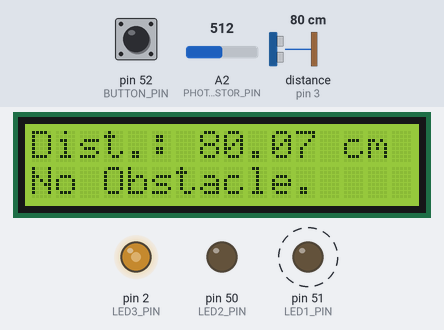
A sketch run on a simulated Arduino Mega 2560, built with avr-gcc and run on an emulated ATmega2560. Parts: 16×2 character LCD, output pins drawn as LEDs (lit = HIGH). Wiring (inferred from the names in the program): ultrasonic range finder: trigger pin 4; echo pin 3. Dashed ring = blinking. The test bench sets the inputs (shaded band); at power-on: distance to the obstacle (sensor on pin 3) 80 cm, A2 (PHOTORESISTOR_PIN) = 512, pin 52 (BUTTON_PIN) LOW. Pins used as bus, display or sensor lines are not drawn.

Above: at 2.59 s.
3.3 s: distance to the obstacle (sensor on pin 3) set to 12 cm
At 4.0 s:
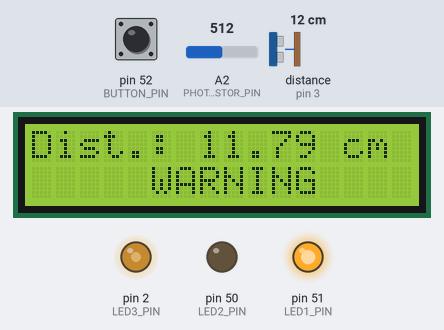
5.1 s: distance to the obstacle (sensor on pin 3) set to 9 cm
At 6.03 s:
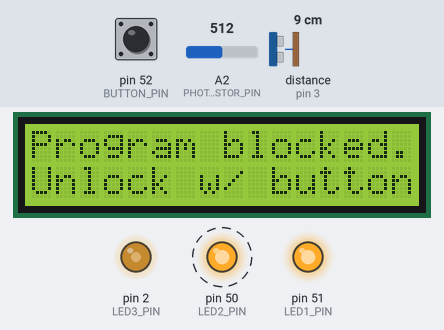
8.1 s: A2 (PHOTORESISTOR_PIN) set to 390
At 9.03 s:
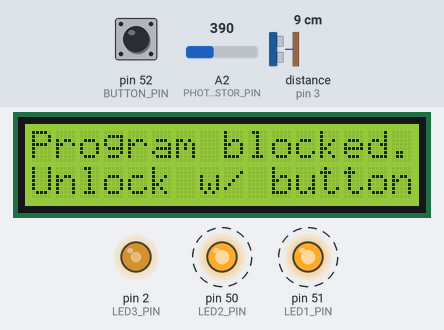
10.7 s: pin 52 (BUTTON_PIN) pulled HIGH for 1 s
12.3 s: A2 (PHOTORESISTOR_PIN) set to 511
At 12.54 s:
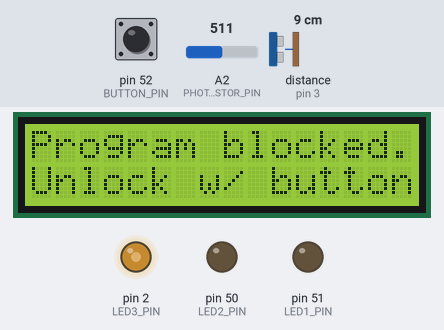
15.3 s: pin 52 (BUTTON_PIN) pulled HIGH for 0.15 s
Timing chart, 0 to 17.0 s (numbered marks = the images above; inputs shaded):
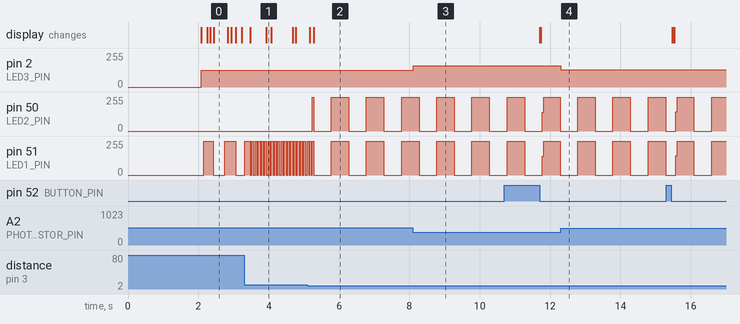

Measured:
- the behaviour switches between 11 and 10 cm on distance to the obstacle (sensor on pin 3) (found by bisection; images 1 and 2)
- after the input at 3.3 s, the display: first changes after 0.18 s (image 1 shows a later state)
- after the input at 5.1 s, pin 50 (LED2_PIN): alternates 255/255 for 0.50 s and 0/255 for 0.50 s, starting after 0.68 s
- after the input at 8.1 s, pin 2 (LED3_PIN): 127/255 → 158/255 at once
- after the input at 12.3 s, pin 2 (LED3_PIN): 158/255 → 128/255 at once
- by itself, pin 51 (LED1_PIN): alternates 255/255 for 0.50 s and 0/255 for 0.50 s
- what the display in image 0 shows lasts 0.4 s, from 2.4 s to 2.8 s

The sketch:

01.1.InteractiveObstacleDetectionSystem.ino
```cpp
// FinalProject - Interactive obstacle detection system.
//01. Print measured distance on lcd. OK
//02. Blink an LCD according to proximity. OK
//03. Print a warning for objects closer to 50 cm. OK
//04. Block the app for objects closer than 10 cm (press the push button to unlock) and toogle aditional LED.
//    LEDS still Blink on the block state. Also luminosity works OK
//05. Get luminosity with photoresistor and light a led according to luminosity measured. OK
//06. Also, unlock application (see 04) with OK button on remote IR controller. OK
//07. Changue units of measure with remote controller. OK
//08. Save units settings on the EEPROM.
//09. With an IR controller command, print luminosity on screen. OK
//10. With an IR controller command, go to a reset screen and restore to default settings.
#include <LiquidCrystal.h>
#include <IRremote.h>
#include <EEPROM.h>

#define LED1_PIN 51
#define LED2_PIN 50
#define LED3_PIN 2
#define DISTANCE_TRESHOLD 10.0
#define BUTTON_PIN 52
#define USECCHO_PIN 3
#define USTRIGGER_PIN 4
#define PHOTORESISTOR_PIN A2
#define REMOTE_PIN 5

#define LCD_RS A0
#define LCD_E  A1
#define LCD_D4 24
#define LCD_D5 26
#define LCD_D6 28
#define LCD_D7 30

#define REMOTE_OK   28
#define REMOTE_0    25
#define REMOTE_1    69
#define REMOTE_2    70
#define REMOTE_UP   24
#define REMOTE_DOWN 82
#define REMOTE_9    9

#define UNITS_CM 0
#define UNITS_IN 1
#define CM_TO_IN 0.3937
#define EEPROM_ADRESS 51

//LCD display
LiquidCrystal lcd(LCD_RS,LCD_E,LCD_D4,
                  LCD_D5,LCD_D6,LCD_D7);

//Ultrasonic sensor
unsigned long triggerStart = millis();
unsigned long triggerDelay = 100;
volatile unsigned long ecchoStart;
volatile unsigned long ecchoEnd;
volatile bool UsMeasureReady = false;
double previousDistance = 400;

//LEDS
unsigned long ledTimerStart = millis();
unsigned long ledTimerDelay = 500;
bool Led1State = false;

//Push button
unsigned long debounceTimerStart = millis();
int debounceDelay = 50;
int buttonState = LOW;

//Photorresistor
unsigned long luminositySampleStart = millis();
int luminositySampleDelay = 100;

int programState = 0; // 0 default, print distance
                      // 1 Program blocked
                      // 2 Show Luminosity
                      // 3 Restore settings

bool programBlocked = false;
bool reset = false;
int units = UNITS_CM;

void triggerSonicSensor(){
  digitalWrite(USTRIGGER_PIN,LOW);
  delayMicroseconds(2);
  digitalWrite(USTRIGGER_PIN,HIGH);
  delayMicroseconds(10);
  digitalWrite(USTRIGGER_PIN,LOW);
}

void getUltrasonicDelayInterrupt(){
  if(digitalRead(USECCHO_PIN) == HIGH){
    ecchoStart = micros();
  }
  else{
    ecchoEnd = micros();
    UsMeasureReady = true;
  }
}

double calculateUltrasonicDistance(){
  double ecchoDelay = ecchoEnd - ecchoStart;
  double distance = ecchoDelay / 58.0;
  if(distance > 400)
    return previousDistance;
  else
    distance = 0.5 * distance + previousDistance * 0.5;
  previousDistance = distance;
  return distance;
}

void setLedBlinkDelay(double distance){
 if (programState != 1){
  ledTimerDelay = distance * 4;
 }
 else
  ledTimerDelay = 500;
}

void blinkLeds(){
  if (Led1State)
    Led1State = false;
  else
    Led1State = true;
  digitalWrite(LED1_PIN,Led1State);
  if(programState == 1)
    digitalWrite(LED2_PIN,Led1State);
  else
    digitalWrite(LED2_PIN,LOW);
}

void getLuminosity(){
  int lightData = analogRead(PHOTORESISTOR_PIN);
  int luminosity = 255 - lightData / 4;
  analogWrite(LED3_PIN,luminosity);
}

void printUsDistance(double distance){
  lcd.setCursor(0,1);
  if(distance < 50)
    lcd.print("     WARNING    ");
  else
    lcd.print("No Obstacle.    ");

  lcd.setCursor(0,0);
  lcd.print("Dist.: ");
  if (units == UNITS_CM){
    lcd.print(distance);
    lcd.print(" cm        ");
  }
  else
    lcd.print(distance * CM_TO_IN);
    lcd.print(" in         ");
}

void blockProgram(){
  programBlocked = true;
  lcd.setCursor(0,0);
  lcd.print("Program blocked.");
  lcd.setCursor(0,1);
  lcd.print("Unlock w/ button");
}

void printLuminosity(){
  lcd.setCursor(0,0);
  lcd.print("Luminosity: ");
  lcd.print(analogRead(PHOTORESISTOR_PIN));
  lcd.print("      ");
  lcd.setCursor(0,1);
  lcd.print("                     ");
}

void handleIrRemoteCommands(){
  if(IrReceiver.decode()){
    IrReceiver.resume();
    int command = IrReceiver.decodedIRData.command;
    Serial.println(command);
    switch(command){
      case REMOTE_OK:{
        programState = 0;
        programBlocked = false;
      }
      case REMOTE_0:{
        toogleUnits();
        break;
      }
      case REMOTE_1:{
        programState = 2;
        break;
      }
      case REMOTE_UP:{
        programState = 3;
        break;
      }
       case REMOTE_DOWN:{
        programState = 0;
        break;
      }
      case REMOTE_9:
        reset = true;
        break;
      default:{
      //do nothing
      }
    }
  }
}

void toogleUnits(){
  if (units == UNITS_CM)
    units = UNITS_IN;
  else
    units = UNITS_CM;
  EEPROM.write(EEPROM_ADRESS,units);
  //Serial.println(units);
}

void factorySettings(){
  if(reset){
    lcd.setCursor(0,0);
    lcd.print("Settings have   ");
    lcd.setCursor(0,1);
    lcd.print("been reset.     ");
    reset = false;
    units = UNITS_CM;
    EEPROM.write(EEPROM_ADRESS,units);
    delay(2000);
    programState = 0;
  }else{
    lcd.setCursor(0,0);
    lcd.print("Pess on 9 to    ");
    lcd.setCursor(0,1);
    lcd.print("reset settings. ");
  }
}

void setup() {
  Serial.begin(115200);
  lcd.begin(16,2);
  IrReceiver.begin(REMOTE_PIN);
  pinMode(LED1_PIN,OUTPUT);
  pinMode(LED2_PIN,OUTPUT);
  pinMode(LED3_PIN,OUTPUT);
  pinMode(USTRIGGER_PIN,OUTPUT);
  pinMode(USECCHO_PIN,INPUT);
  attachInterrupt(digitalPinToInterrupt(USECCHO_PIN),
                  getUltrasonicDelayInterrupt,CHANGE);
  digitalWrite(LED1_PIN,LOW);
  digitalWrite(LED2_PIN,LOW);
  analogWrite(LED3_PIN,0);
  units = EEPROM.read(EEPROM_ADRESS);
  if (units == 255)
    units = UNITS_CM;
  //Welcome Message
  lcd.setCursor(0,0);
  lcd.print("  Interactive   ");
  lcd.setCursor(0,1);
  lcd.print(" Obstacle Gyzmo ");
  delay(2000);
}

void loop() {

  //Power on US trigger.
  unsigned long timeNow = millis();
  if(timeNow - triggerStart > triggerDelay){
    triggerSonicSensor();
    triggerStart += triggerDelay;
  }

  //Gets distance and check if program is blocked.
  if(UsMeasureReady){
    UsMeasureReady = false;
    double distance = calculateUltrasonicDistance();
    setLedBlinkDelay(distance);
    //Serial.println(distance);
    if(distance < DISTANCE_TRESHOLD)
      programState = 1;
  }

  //Blink Leds
  if(timeNow - ledTimerStart > ledTimerDelay){
    ledTimerStart += ledTimerDelay;
    blinkLeds();
  }

  //Check for push button to unlock program;
  if (timeNow - debounceTimerStart > debounceDelay){
    int newButtonState = digitalRead(BUTTON_PIN);
    if(buttonState != newButtonState){
      debounceTimerStart = timeNow;
      buttonState = newButtonState;
      if(buttonState == LOW){
        programState = 0;
        programBlocked = false;
        lcd.clear();
      }
    }
  }

  //LCD display state machine.
  if(programState == 0)
    printUsDistance(calculateUltrasonicDistance());
  else if (programState == 1)
    blockProgram();
  else if(programBlocked != true){
    if (programState == 2)
      printLuminosity();
    else if (programState == 3)
      factorySettings();
  }

  //Luminosity control
  if(timeNow - luminositySampleStart > luminositySampleDelay){
  luminositySampleStart += luminositySampleDelay;
  getLuminosity();
  }
  //IR remote control
  handleIrRemoteCommands();
}
```
